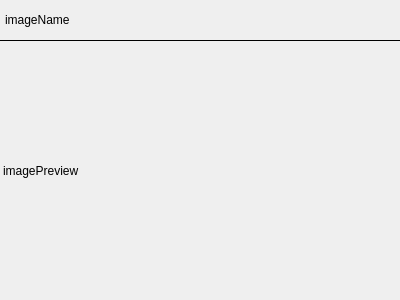
<?xml version="1.0" encoding="UTF-8"?>
<ui version="4.0">
 <class>AttachedImageFile</class>
 <widget class="QWidget" name="AttachedImageFile">
  <property name="geometry">
   <rect>
    <x>0</x>
    <y>0</y>
    <width>400</width>
    <height>300</height>
   </rect>
  </property>
  <property name="contextMenuPolicy">
   <enum>Qt::CustomContextMenu</enum>
  </property>
  <property name="windowTitle">
   <string>Form</string>
  </property>
  <property name="styleSheet">
   <string notr="true"/>
  </property>
  <layout class="QVBoxLayout" name="verticalLayout">
   <property name="spacing">
    <number>0</number>
   </property>
   <property name="leftMargin">
    <number>0</number>
   </property>
   <property name="topMargin">
    <number>0</number>
   </property>
   <property name="rightMargin">
    <number>0</number>
   </property>
   <property name="bottomMargin">
    <number>0</number>
   </property>
   <item>
    <widget class="QLabel" name="imageName">
     <property name="sizePolicy">
      <sizepolicy hsizetype="Minimum" vsizetype="Preferred">
       <horstretch>0</horstretch>
       <verstretch>0</verstretch>
      </sizepolicy>
     </property>
     <property name="maximumSize">
      <size>
       <width>16777215</width>
       <height>40</height>
      </size>
     </property>
     <property name="autoFillBackground">
      <bool>false</bool>
     </property>
     <property name="styleSheet">
      <string notr="true">padding-left: 2px</string>
     </property>
     <property name="text">
      <string>imageName</string>
     </property>
     <property name="wordWrap">
      <bool>true</bool>
     </property>
    </widget>
   </item>
   <item>
    <widget class="QLabel" name="imagePreview">
     <property name="styleSheet">
      <string notr="true">border-top: 1px solid black</string>
     </property>
     <property name="frameShape">
      <enum>QFrame::NoFrame</enum>
     </property>
     <property name="text">
      <string>imagePreview</string>
     </property>
    </widget>
   </item>
  </layout>
 </widget>
 <resources/>
 <connections/>
</ui>
